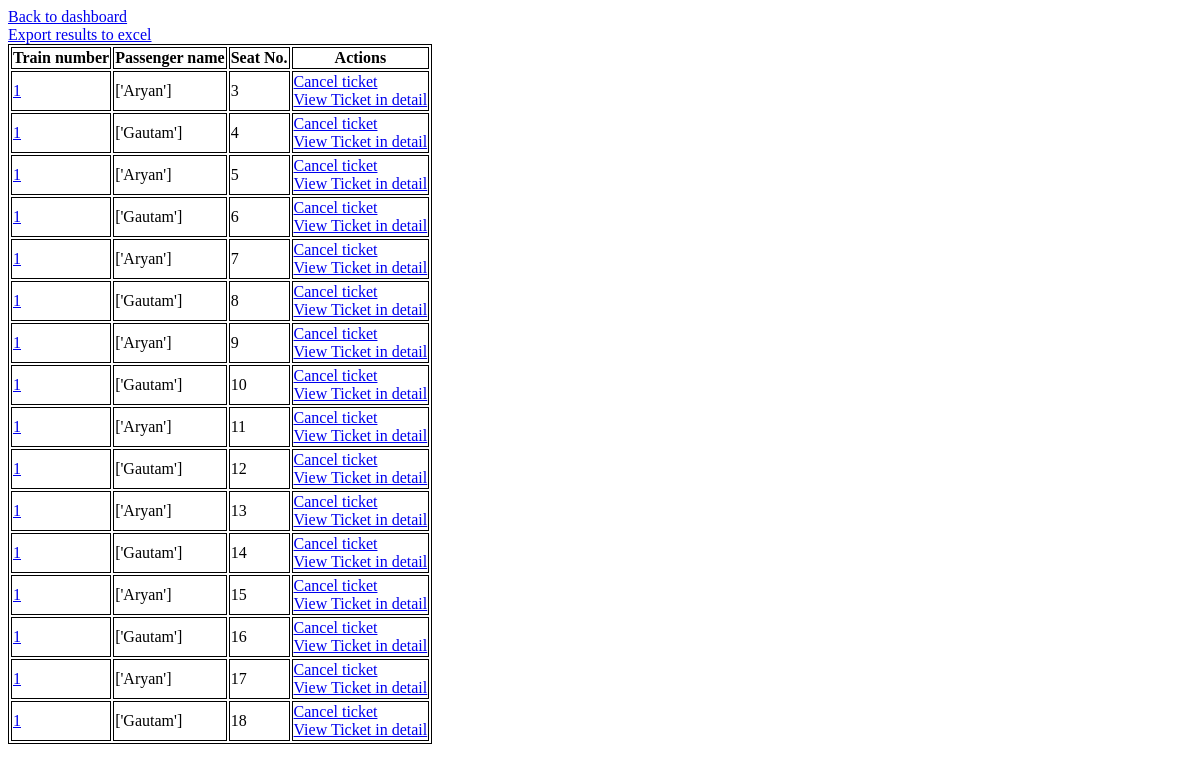
/admin_dashboard/check_bookings/1/ (signed in), run on an earlier commit of the app's database.
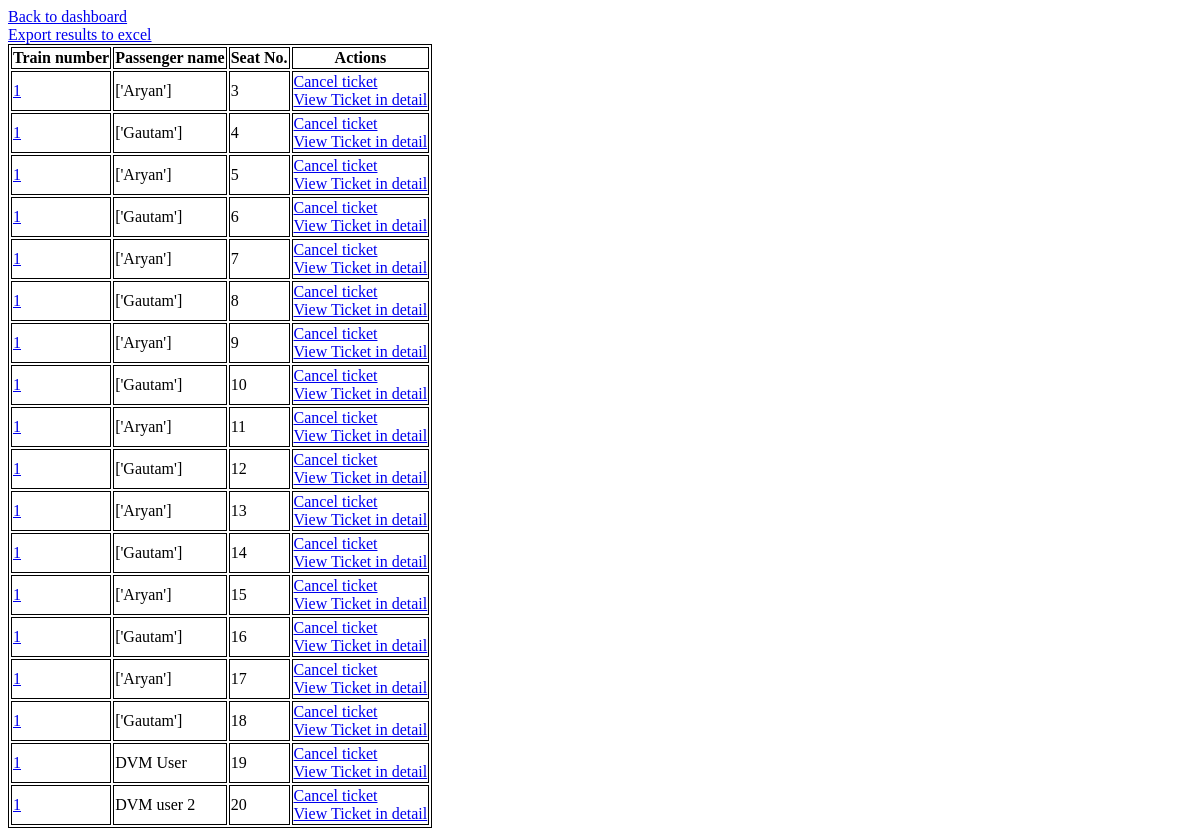
And on a later commit of the database.
### tatkaal/models.py (models this page shows)
class Ticket(models.Model):
    train = models.ForeignKey(Train, on_delete=models.CASCADE)
    user = models.ForeignKey(settings.AUTH_USER_MODEL, on_delete=models.CASCADE)
    passenger_name = models.CharField(max_length=100)
    seat_no = models.IntegerField()
    date = models.DateField(auto_now=True)

### admin_users/views.py (the view)
# urls.py: path('check_bookings/<int:train_id>/', views.check_bookings),
def check_bookings(request, train_id):
    if not request.user.is_superuser:
        return redirect('')
    tickets = list(Ticket.objects.all().filter(train=train_id))
    tickets = [model_to_dict(ticket) for ticket in tickets]
    return render(request, 'admin_users/check_bookings.html', {'tickets': tickets})

### admin_users/templates/admin_users/check_bookings.html (shortened to what this page needs)
<!DOCTYPE html>
<html lang="en">
<head>
</head>
<body>
    <a href="/admin_dashboard">Back to dashboard</a> <br>
    <a href="/admin_dashboard/export_to_excel/{{tickets.0.train}}"> Export results to excel</a>
    <table>
        <tr>
            <th>Train number</th>
            <th>Passenger name</th>
            <th>Seat No.</th>
            <th>Actions</th>
        </tr>
        {% for ticket in tickets %}
        <tr class="trains">
            <td> <a href="/view/train/{{ticket.train}}"> {{ticket.train}}</a> </td>
            <td> {{ ticket.passenger_name }} </td>
            <td> {{ ticket.seat_no }} </td>
            <td> <a href="/cancel_ticket/{{ticket.id}}">Cancel ticket</a> <br>
                <a href="{{ticket.id}}">View Ticket in detail</a> </td>
        </tr>
        {% endfor %}
    </table>
</body>
</html>

### admin_users/templates/admin_users/check_bookings.html (style rules this page uses)
table, th, td { border: 1px solid black; }

What changed in the data, as far as the page shows it:
added Ticket: passenger_name "DVM User"
added Ticket: passenger_name "DVM user 2"
Also different on the page:
new list line: "1 19 Cancel ticket View Ticket in detail"
new list line: "1 20 Cancel ticket View Ticket in detail"
